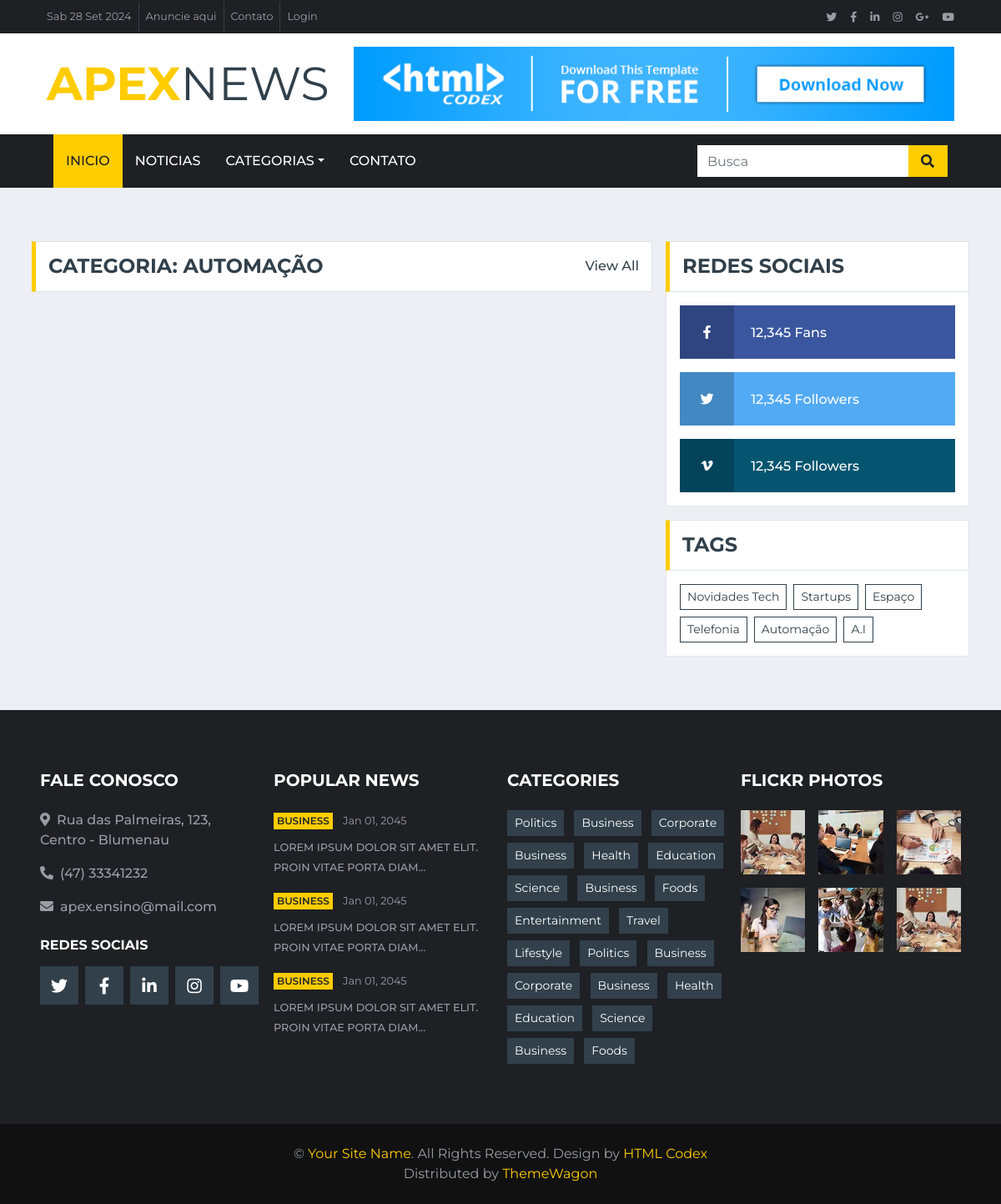
/categoria/5, run on the app's committed database.
### news/models.py (models this page shows, shortened)
class Category(models.Model):
    name = models.CharField(max_length=255)
    bio = models.TextField()
    created_at = models.DateTimeField(auto_now_add=True)
    active = models.BooleanField(default=True)

### news/views.py (the view)
# urls.py: path('categoria/<int:id>', views.category, name='category'),
def category(request, id):
    context = create_base_context()
    if News.objects.filter(category_id=id).exists():
        context.update({
            "news_list": News.objects.filter(category_id=id),
        })
    context.update({
        "category": Category.objects.get(id=id)
    })
    return render(request, 'category/category.html', context)

### news/views.py (called while the page is built)
def create_base_context():
    return {
        "data" : datetime.now(),
        "endereco": {
            "rua": "Rua das Palmeiras, 123, Centro - Blumenau",
            "telefone": "(47) 33341232",
            "email": "apex.ensino@mail.com"
        },
        "latest_news" : News.objects.all().order_by('-id')[:3],
        "categoy_list": Category.objects.all()
    }

### templates/category/category.html (shortened to what this page needs)
{% extends 'base.html' %}
{% block content %}
    {% include 'partials/topbar.html'%}
    {% include 'partials/navbar.html'%}
    <div class="container-fluid mt-5 pt-3">
        <div class="container">
            <div class="row">
                <div class="col-lg-8">
                    <div class="row">
                        <div class="col-12">
                            <div class="section-title">
                                <h4 class="m-0 text-uppercase font-weight-bold">Categoria: {{ category.name }}</h4>
                                <a class="text-secondary font-weight-medium text-decoration-none" href="">View All</a>
                            </div>
                        </div>
                    </div>
                </div>
                <div class="col-lg-4">
                    {% include 'partials/socialfollow.html'%}
                    <div class="mb-3">
                        <div class="section-title mb-0">
                            <h4 class="m-0 text-uppercase font-weight-bold">Tags</h4>
                        </div>
                        <div class="bg-white border border-top-0 p-3">
                            <div class="d-flex flex-wrap m-n1">
                                {% for category in categoy_list %}
                                    <a href="" class="btn btn-sm btn-outline-secondary m-1">{{ category.name }}</a>
                                {% endfor %}
                            </div>
                        </div>
                    </div>
                </div>
            </div>
        </div>
    </div>
{% endblock %}

### data on the page
Category: name "AUTOMAÇÃO", name "Automação"
Category: name "Novidades Tech"
Category: name "Startups"
Category: name "Espaço"
Category: name "Telefonia"
Category: name "A.I"

### other printed values
{{ endereco.rua }} "Rua das Palmeiras, 123, Centro - Blumenau"
{{ endereco.telefone }} "(47) 33341232"
{{ endereco.email }} "apex.ensino@mail.com"
